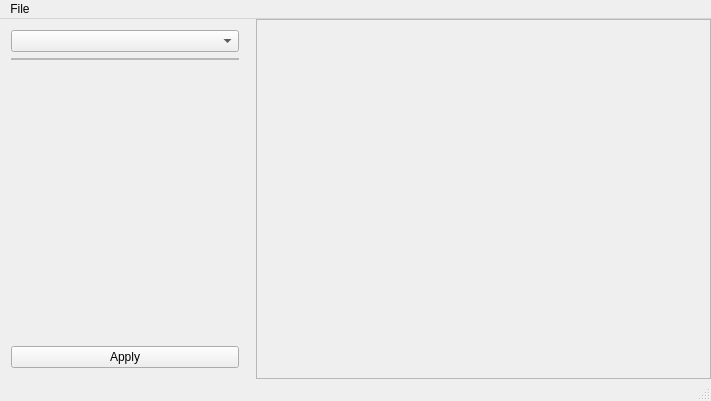
<?xml version="1.0" encoding="UTF-8"?>
<ui version="4.0">
 <class>MainWindow</class>
 <widget class="QMainWindow" name="MainWindow">
  <property name="geometry">
   <rect>
    <x>0</x>
    <y>0</y>
    <width>711</width>
    <height>401</height>
   </rect>
  </property>
  <property name="windowTitle">
   <string>Image Editor</string>
  </property>
  <widget class="QWidget" name="centralWidget">
   <layout class="QGridLayout" name="gridLayout">
    <property name="leftMargin">
     <number>0</number>
    </property>
    <property name="topMargin">
     <number>0</number>
    </property>
    <property name="rightMargin">
     <number>0</number>
    </property>
    <property name="bottomMargin">
     <number>0</number>
    </property>
    <item row="0" column="0">
     <widget class="QWidget" name="widget" native="true">
      <property name="minimumSize">
       <size>
        <width>250</width>
        <height>0</height>
       </size>
      </property>
      <property name="maximumSize">
       <size>
        <width>250</width>
        <height>16777215</height>
       </size>
      </property>
      <layout class="QGridLayout" name="gridLayout_3">
       <item row="0" column="0">
        <widget class="QComboBox" name="cbFilters"/>
       </item>
       <item row="1" column="0">
        <widget class="QFrame" name="frFilter">
         <property name="frameShape">
          <enum>QFrame::StyledPanel</enum>
         </property>
         <property name="frameShadow">
          <enum>QFrame::Raised</enum>
         </property>
         <layout class="QGridLayout" name="gridLayout_2">
          <property name="leftMargin">
           <number>0</number>
          </property>
          <property name="topMargin">
           <number>0</number>
          </property>
          <property name="rightMargin">
           <number>0</number>
          </property>
          <property name="bottomMargin">
           <number>0</number>
          </property>
         </layout>
        </widget>
       </item>
       <item row="2" column="0">
        <spacer name="verticalSpacer">
         <property name="orientation">
          <enum>Qt::Vertical</enum>
         </property>
         <property name="sizeHint" stdset="0">
          <size>
           <width>20</width>
           <height>40</height>
          </size>
         </property>
        </spacer>
       </item>
       <item row="3" column="0">
        <widget class="QPushButton" name="pbApplyFilter">
         <property name="text">
          <string>Apply</string>
         </property>
        </widget>
       </item>
      </layout>
     </widget>
    </item>
    <item row="0" column="1">
     <widget class="QScrollArea" name="scrollArea">
      <property name="widgetResizable">
       <bool>true</bool>
      </property>
      <widget class="QCanvas" name="canvas">
       <property name="geometry">
        <rect>
         <x>0</x>
         <y>0</y>
         <width>452</width>
         <height>349</height>
        </rect>
       </property>
      </widget>
     </widget>
    </item>
   </layout>
  </widget>
  <widget class="QMenuBar" name="menuBar">
   <property name="geometry">
    <rect>
     <x>0</x>
     <y>0</y>
     <width>711</width>
     <height>25</height>
    </rect>
   </property>
   <widget class="QMenu" name="menuFile">
    <property name="title">
     <string>File</string>
    </property>
    <addaction name="actionOpen"/>
    <addaction name="actionSave_As"/>
    <addaction name="separator"/>
    <addaction name="actionExit"/>
   </widget>
   <addaction name="menuFile"/>
  </widget>
  <widget class="QStatusBar" name="statusBar"/>
  <action name="actionOpen">
   <property name="text">
    <string>Open</string>
   </property>
  </action>
  <action name="actionSave_As">
   <property name="text">
    <string>Save As...</string>
   </property>
  </action>
  <action name="actionExit">
   <property name="text">
    <string>Exit</string>
   </property>
  </action>
 </widget>
 <layoutdefault spacing="6" margin="11"/>
 <customwidgets>
  <customwidget>
   <class>QCanvas</class>
   <extends>QWidget</extends>
   <header>QCanvas.hpp</header>
   <container>1</container>
  </customwidget>
 </customwidgets>
 <resources/>
 <connections/>
 <slots>
  <slot>brightnessChanged(double)</slot>
 </slots>
</ui>
